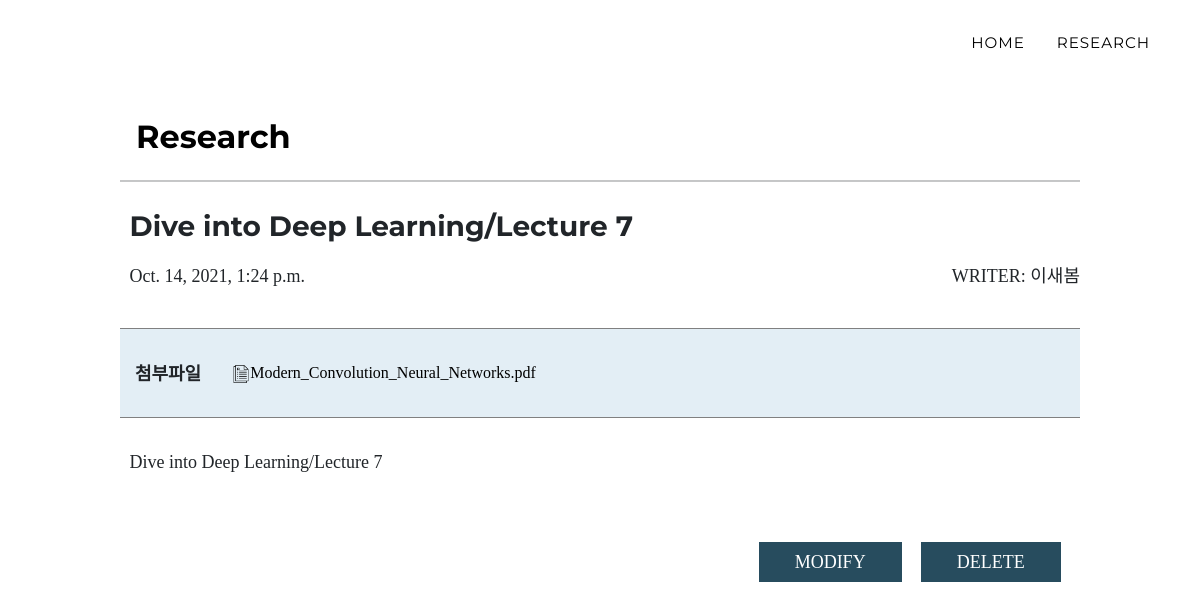
The page /board/33/ on the database its author committed.
### app/models.py (models this page shows, shortened)
class Board(models.Model):
    title = models.CharField(max_length=100)
    body = models.TextField()
    date = models.DateTimeField(auto_now_add=True)
    writer = models.CharField(max_length=100, default='')
    file = models.FileField('첨부파일', null=True, blank=True,  upload_to='')

### app/views.py (the view)
# urls.py: path('board/<int:pk>/', app.views.posting, name='posting'),
def posting(request, pk):
    post = Board.objects.get(pk=pk)
    return render(request, 'posting.html', {'post':post})

### app/templates/posting.html (shortened to what this page needs)
<!DOCTYPE html>
<html lang="en">
<head>
    <link href="https://cdn.jsdelivr.net/npm/bootstrap@5.1.1/dist/css/bootstrap.min.css" rel="stylesheet"
>
    {% load static %}
    <link rel="stylesheet" href="{% static 'css/styles.css' %}">
</head>
<body id="page-top" style="font-family: noto-demilight;">
    <nav class="navbar navbar-expand-lg navbar-dark fixed-top" id="mainNav" style="background-color: white;">
        <div class="container">
            <div class="collapse navbar-collapse" id="navbarResponsive">
                <ul class="navbar-nav text-uppercase ml-auto">
                    <li class="nav-item"><a class="nav-link js-scroll-trigger" href="{% url 'index' %}" style="color:black;">home</a></li>
                    <li class="nav-item"><a class="nav-link js-scroll-trigger" href="{% url 'board' %}"style="color:black;">Research</a></li>
                </ul>
            </div>
        </div>
    </nav>
    <div class="board" style="margin-top: 110px;">
        <div class="board-contents mx-auto">
            <div class="block" style="height:3em;">
                <div class="inline-block" >
                    <a class="nav-link js-scroll-trigger" href="{% url 'board' %}" style="color: black;">
                        <h2 style="float: left;">Research</h2>
                    </a>
                </div>
            </div>
            <div class="block" style="height: 1.5em;">
                <hr>
            </div>
            <div class="block" style="margin-top: 2%">
                <div class="inline-block" style="padding-left: 1%;">
                    <h3 style="float: left;">{{post.title}}</h3>
                </div>
            </div>
            <div class="block" style="float: left; margin-top:1%; padding-left:1%;">
                <div class="inline-block">
                    <p style="float: left; font-family:noto-thin;font-weight:lighter ">{{post.date}}</p>
                </div>
               <div class="inline-block" style="float: right;">
                <p style="float: left; font-family:noto-thin;font-weight:lighter; float:right; ">WRITER: {{post.writer}}</p>
               </div>
            </div>
            {%if post.file %}
            <div class="block" style="background-color: #e3eef5; height:5em; border-top:1px solid grey; border-bottom:1px solid grey; margin-top:2%;">
                <div class="inline-block" style="width: 10%; margin-top:30px; ">
                    <p>첨부파일</p>
                </div>
                <div class="inline-block" style="width:2%; margin-top:30px; margin-left:15px">
                    <img src="{% static 'img/document.png' %}" width="18" height="18">
                </div>
                <div class="inline-block" style="width: 80%; margin-top:32px; ">
                    <a style="float: left;" class="posting-click" href="{{post.file.url}}" download="{{post.file.url}}">{{post.file}}</a>
                </div>
            </div>
            {% endif %}
            <div class="block" style="font-weight: lighter; margin-top:3%; padding-left: 1%;">
                <p style="text-align: left;">{{post.body}}</p>
            </div>
            <div class="block" style="margin-top: 5%;">
                <button class="my-button" onclick="location.href = '/board/{{post.pk}}/delete'" style="float: right; margin-right:2%;">DELETE</button>
                <button class="my-button" onclick="location.href = '/board/{{post.pk}}/edit'" style="float: right; margin-right:2%;">MODIFY</button>
            </div>
        </div>
    </div>
</body>
</html>

### rows shown on the page
Board: title "Dive into Deep Learning/Lecture 7", date "Oct. 14, 2021, 1:24 p.m.", writer "이새봄", file "Modern_Convolution_Neural_Networks.pdf", body "Dive into Deep Learning/Lecture 7"
